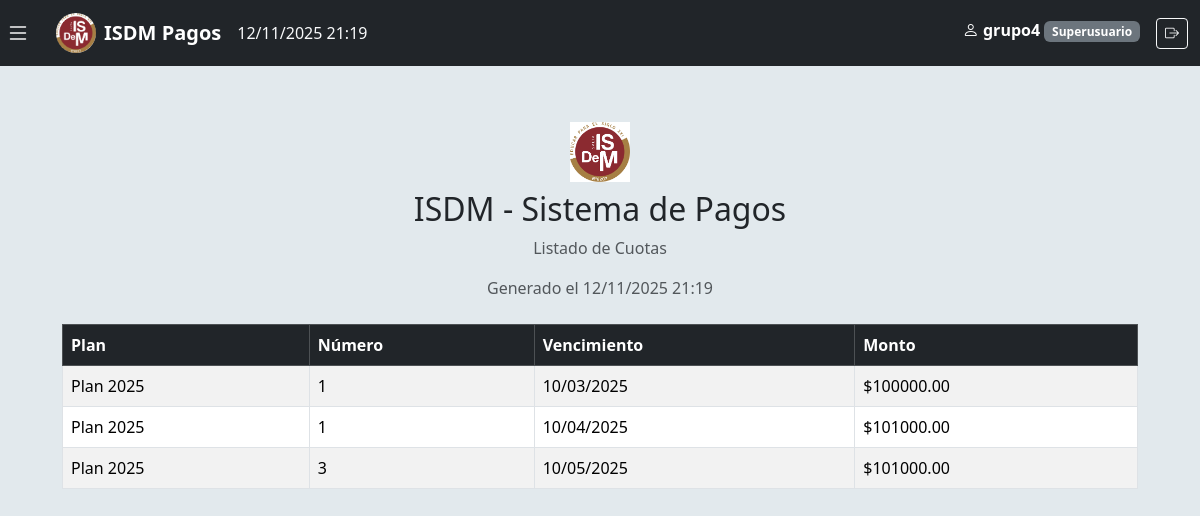
Page /cuotas/imprimir/ (signed in) on the committed database.
### planes_pago/models.py (models this page shows, shortened)
class Cuota(models.Model):
    plan = models.ForeignKey(PlanPago, on_delete=models.CASCADE)
    numero = models.IntegerField()
    vencimiento = models.DateField()
    monto = models.DecimalField(max_digits=10, decimal_places=2)
    iEstado = models.BooleanField(default=True)

class PlanPago(models.Model):
    nombre = models.CharField(max_length=100)
    carrera = models.CharField(max_length=100)
    cohorte = models.CharField(max_length=10)
    modalidad = models.CharField(max_length=50)
    iEstado = models.BooleanField(default=True)
    estado = models.CharField(
        max_length=1,
        choices=[
            ('A', 'Activo'),
            ('S', 'Suspendido'),
            ('D', 'Desactivado')
        ],
        default='A'
    )

### planes_pago/views.py (the view)
# urls.py: path("cuotas/imprimir/", views.imprimir_cuotas, name="imprimir_cuotas"),
@login_required
def imprimir_cuotas(request):
    cuotas = Cuota.objects.filter(iEstado=True)
    return render(request, "imprimir_cuotas.html", {"cuotas": cuotas})

### planes_pago/templatetags/permisos_tags.py (called while the page is built, shortened)
@register.filter(name='has_group')
def has_group(user, group_name):
    if user.is_superuser:
        return True
    return user.groups.filter(name=group_name).exists()

@register.simple_tag
def user_role(user):
    if user.is_superuser:
        return "Superusuario"

### planes_pago/templates/imprimir_cuotas.html (shortened to what this page needs)
{% extends "base.html" %}
{% block content %}
<div class="container my-4">
    <div class="text-center mb-4">
        <img src="/static/img/logo.png" alt="Logo" style="max-height: 60px;">
        <h2 class="mt-2">ISDM - Sistema de Pagos</h2>
        <p class="text-muted">Listado de Cuotas</p>
        <p class="text-muted">
            Generado el {% now "d/m/Y H:i" %}
        </p>
    </div>
    <table class="table table-bordered table-striped">
        <thead class="table-dark">
            <tr>
                <th>Plan</th>
                <th>Número</th>
                <th>Vencimiento</th>
                <th>Monto</th>
            </tr>
        </thead>
        <tbody>
            {% for c in cuotas %}
            <tr>
                <td>{{ c.plan.nombre }}</td>
                <td>{{ c.numero }}</td>
                <td>{{ c.vencimiento|date:"d/m/Y" }}</td>
                <td>${{ c.monto }}</td>
            </tr>
            {% endfor %}
        </tbody>
    </table>
</div>
{% endblock %}

### planes_pago/templates/base.html (shortened to what this page needs)
{% load static %}
{% load permisos_tags %}
<!DOCTYPE html>
<html lang="es">
<head>
    <link rel="stylesheet" href="https://cdn.jsdelivr.net/npm/bootstrap@5.3.3/dist/css/bootstrap.min.css">
  <link href="https://cdn.jsdelivr.net/npm/bootstrap@5.3.3/dist/css/bootstrap.min.css" rel="stylesheet">
  <link href="https://cdn.jsdelivr.net/npm/bootstrap-icons@1.11.3/font/bootstrap-icons.css" rel="stylesheet">
<link href="https://cdn.jsdelivr.net/npm/bootstrap@5.3.2/dist/css/bootstrap.min.css" rel="stylesheet">
<link rel="stylesheet" href="https://cdn.datatables.net/1.13.8/css/dataTables.bootstrap5.min.css">
<link href="https://cdn.jsdelivr.net/npm/bootstrap-icons@1.11.1/font/bootstrap-icons.css" rel="stylesheet">
</head>
<body>
    <nav class="navbar navbar-expand-lg navbar-dark bg-dark fixed-top">
      <button class="btn-toggle me-2" id="toggleSidebar">
        <i class="bi bi-list"></i>
      </button>
        <div class="container-fluid">
            <a class="navbar-brand" href="{% url 'home' %}">
                <img src="{% static 'img/logo.png' %}" alt="ISDM Logo" class="navbar-logo">
                ISDM Pagos
            </a>
              <span class="nav-link disabled text-light">{% now "d/m/Y H:i" %}</span>
                <ul class="navbar-nav ms-auto">
                {% if user.is_authenticated %}
                    {% user_role user as rol %}
                    <li class="nav-item">
                        <span class="navbar-text text-white me-3">
                            <i class="bi bi-person"></i>
                            <strong>{{ user.username }}</strong>
                            <span class="badge bg-secondary">{{ rol }}</span>
                        </span>
                    </li>
                    <li class="nav-item">
                        <form method="post" action="{% url 'logout' %}" style="display:inline">
                            <button type="submit" class="btn btn-outline-light btn-sm" title="Salir">
                              <i class="bi bi-box-arrow-right"></i>
                          </button>
                        </form>
                    </li>
                {% else %}
                    <li class="nav-item"><a class="nav-link" href="{% url 'login' %}">Ingresar</a></li>
                    <li class="nav-item"><a class="nav-link" href="{% url 'registro' %}">Registrarse</a></li>
                {% endif %}
                </ul>
            </div>
    </nav>
  <div id="content" class="container mt-2">
    {% block content %}{% endblock %}
  </div>
</body>
</html>

### planes_pago/templates/base.html (style rules this page uses)
body { background-color: #d2dde4a2 !important; padding-top: 70px; }
.navbar-logo { width: 40px; height: 40px; object-fit: cover; margin-right: 0.5rem; border-radius: 50%; background-color: white; }
.navbar-brand { display: flex; align-items: center; }
#content { transition: margin-left 0.3s; padding: 20px; }
.btn-toggle { border: none; background: none; color: white; font-size: 1.5rem; }
.navbar-brand { font-weight: 600; }

### rows in the picture
Cuota: plan.nombre "Plan 2025", numero "1", vencimiento "10/03/2025", monto "100000.00"
Cuota: plan.nombre "Plan 2025", numero "1", vencimiento "10/04/2025", monto "101000.00"
Cuota: plan.nombre "Plan 2025", numero "3", vencimiento "10/05/2025", monto "101000.00"

### other values in the picture
{{ user.username }} "grupo4"
{{ rol }} "Superusuario"
